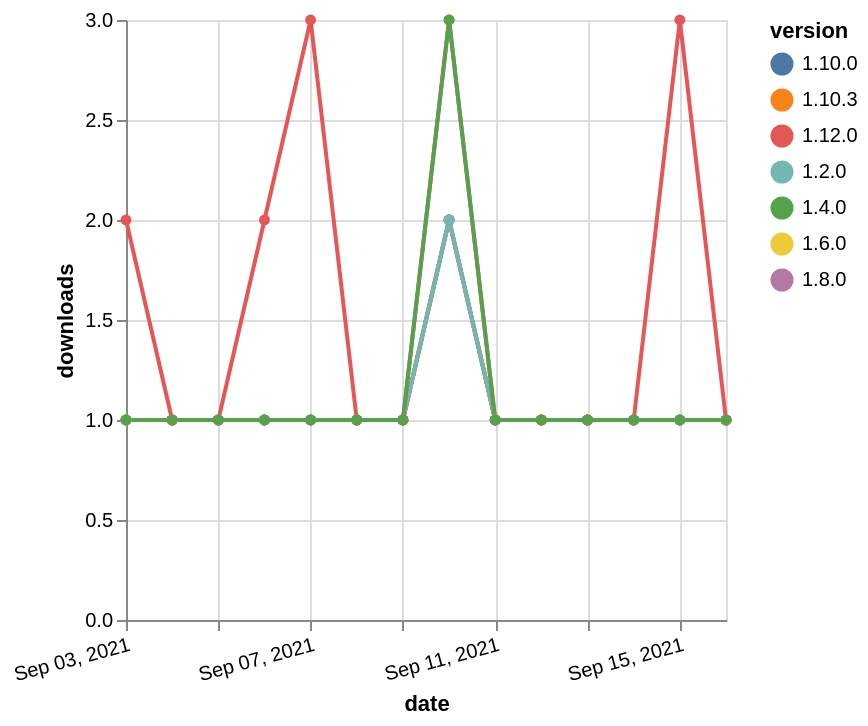

Vega-Lite specification stored for this chart:
### Vega-Lite specification from a JSON file in a GitHub repository (floating-point values rounded to 4 significant figures)
{"$schema": "https://vega.github.io/schema/vega-lite/v5.json", "description": "A simple bar chart with embedded data.", "data": {"values": [{"date": "2021-09-03", "total": 174, "delta": 1, "version": "1.6.0"}, {"date": "2021-09-04", "total": 175, "delta": 1, "version": "1.6.0"}, {"date": "2021-09-05", "total": 176, "delta": 1, "version": "1.6.0"}, {"date": "2021-09-06", "total": 177, "delta": 1, "version": "1.6.0"}, {"date": "2021-09-07", "total": 178, "delta": 1, "version": "1.6.0"}, {"date": "2021-09-08", "total": 179, "delta": 1, "version": "1.6.0"}, {"date": "2021-09-09", "total": 180, "delta": 1, "version": "1.6.0"}, {"date": "2021-09-10", "total": 182, "delta": 2, "version": "1.6.0"}, {"date": "2021-09-11", "total": 183, "delta": 1, "version": "1.6.0"}, {"date": "2021-09-12", "total": 184, "delta": 1, "version": "1.6.0"}, {"date": "2021-09-13", "total": 185, "delta": 1, "version": "1.6.0"}, {"date": "2021-09-14", "total": 186, "delta": 1, "version": "1.6.0"}, {"date": "2021-09-15", "total": 187, "delta": 1, "version": "1.6.0"}, {"date": "2021-09-16", "total": 188, "delta": 1, "version": "1.6.0"}, {"date": "2021-09-03", "total": 152, "delta": 1, "version": "1.8.0"}, {"date": "2021-09-04", "total": 153, "delta": 1, "version": "1.8.0"}, {"date": "2021-09-05", "total": 154, "delta": 1, "version": "1.8.0"}, {"date": "2021-09-06", "total": 155, "delta": 1, "version": "1.8.0"}, {"date": "2021-09-07", "total": 156, "delta": 1, "version": "1.8.0"}, {"date": "2021-09-08", "total": 157, "delta": 1, "version": "1.8.0"}, {"date": "2021-09-09", "total": 158, "delta": 1, "version": "1.8.0"}, {"date": "2021-09-10", "total": 160, "delta": 2, "version": "1.8.0"}, {"date": "2021-09-11", "total": 161, "delta": 1, "version": "1.8.0"}, {"date": "2021-09-12", "total": 162, "delta": 1, "version": "1.8.0"}, {"date": "2021-09-13", "total": 163, "delta": 1, "version": "1.8.0"}, {"date": "2021-09-14", "total": 164, "delta": 1, "version": "1.8.0"}, {"date": "2021-09-15", "total": 165, "delta": 1, "version": "1.8.0"}, {"date": "2021-09-16", "total": 166, "delta": 1, "version": "1.8.0"}, {"date": "2021-09-03", "total": 148, "delta": 1, "version": "1.10.0"}, {"date": "2021-09-04", "total": 149, "delta": 1, "version": "1.10.0"}, {"date": "2021-09-05", "total": 150, "delta": 1, "version": "1.10.0"}, {"date": "2021-09-06", "total": 151, "delta": 1, "version": "1.10.0"}, {"date": "2021-09-07", "total": 152, "delta": 1, "version": "1.10.0"}, {"date": "2021-09-08", "total": 153, "delta": 1, "version": "1.10.0"}, {"date": "2021-09-09", "total": 154, "delta": 1, "version": "1.10.0"}, {"date": "2021-09-10", "total": 156, "delta": 2, "version": "1.10.0"}, {"date": "2021-09-11", "total": 157, "delta": 1, "version": "1.10.0"}, {"date": "2021-09-12", "total": 158, "delta": 1, "version": "1.10.0"}, {"date": "2021-09-13", "total": 159, "delta": 1, "version": "1.10.0"}, {"date": "2021-09-14", "total": 160, "delta": 1, "version": "1.10.0"}, {"date": "2021-09-15", "total": 161, "delta": 1, "version": "1.10.0"}, {"date": "2021-09-16", "total": 162, "delta": 1, "version": "1.10.0"}, {"date": "2021-09-03", "total": 132, "delta": 1, "version": "1.10.3"}, {"date": "2021-09-04", "total": 133, "delta": 1, "version": "1.10.3"}, {"date": "2021-09-05", "total": 134, "delta": 1, "version": "1.10.3"}, {"date": "2021-09-06", "total": 135, "delta": 1, "version": "1.10.3"}, {"date": "2021-09-07", "total": 136, "delta": 1, "version": "1.10.3"}, {"date": "2021-09-08", "total": 137, "delta": 1, "version": "1.10.3"}, {"date": "2021-09-09", "total": 138, "delta": 1, "version": "1.10.3"}, {"date": "2021-09-10", "total": 140, "delta": 2, "version": "1.10.3"}, {"date": "2021-09-11", "total": 141, "delta": 1, "version": "1.10.3"}, {"date": "2021-09-12", "total": 142, "delta": 1, "version": "1.10.3"}, {"date": "2021-09-13", "total": 143, "delta": 1, "version": "1.10.3"}, {"date": "2021-09-14", "total": 144, "delta": 1, "version": "1.10.3"}, {"date": "2021-09-15", "total": 145, "delta": 1, "version": "1.10.3"}, {"date": "2021-09-16", "total": 146, "delta": 1, "version": "1.10.3"}, {"date": "2021-09-03", "total": 229, "delta": 1, "version": "1.2.0"}, {"date": "2021-09-04", "total": 230, "delta": 1, "version": "1.2.0"}, {"date": "2021-09-05", "total": 231, "delta": 1, "version": "1.2.0"}, {"date": "2021-09-06", "total": 232, "delta": 1, "version": "1.2.0"}, {"date": "2021-09-07", "total": 233, "delta": 1, "version": "1.2.0"}, {"date": "2021-09-08", "total": 234, "delta": 1, "version": "1.2.0"}, {"date": "2021-09-09", "total": 235, "delta": 1, "version": "1.2.0"}, {"date": "2021-09-10", "total": 237, "delta": 2, "version": "1.2.0"}, {"date": "2021-09-11", "total": 238, "delta": 1, "version": "1.2.0"}, {"date": "2021-09-12", "total": 239, "delta": 1, "version": "1.2.0"}, {"date": "2021-09-13", "total": 240, "delta": 1, "version": "1.2.0"}, {"date": "2021-09-14", "total": 241, "delta": 1, "version": "1.2.0"}, {"date": "2021-09-15", "total": 242, "delta": 1, "version": "1.2.0"}, {"date": "2021-09-16", "total": 243, "delta": 1, "version": "1.2.0"}, {"date": "2021-09-03", "total": 121, "delta": 2, "version": "1.12.0"}, {"date": "2021-09-04", "total": 122, "delta": 1, "version": "1.12.0"}, {"date": "2021-09-05", "total": 123, "delta": 1, "version": "1.12.0"}, {"date": "2021-09-06", "total": 125, "delta": 2, "version": "1.12.0"}, {"date": "2021-09-07", "total": 128, "delta": 3, "version": "1.12.0"}, {"date": "2021-09-08", "total": 129, "delta": 1, "version": "1.12.0"}, {"date": "2021-09-09", "total": 130, "delta": 1, "version": "1.12.0"}, {"date": "2021-09-10", "total": 133, "delta": 3, "version": "1.12.0"}, {"date": "2021-09-11", "total": 134, "delta": 1, "version": "1.12.0"}, {"date": "2021-09-12", "total": 135, "delta": 1, "version": "1.12.0"}, {"date": "2021-09-13", "total": 136, "delta": 1, "version": "1.12.0"}, {"date": "2021-09-14", "total": 137, "delta": 1, "version": "1.12.0"}, {"date": "2021-09-15", "total": 140, "delta": 3, "version": "1.12.0"}, {"date": "2021-09-16", "total": 141, "delta": 1, "version": "1.12.0"}, {"date": "2021-09-03", "total": 314, "delta": 1, "version": "1.4.0"}, {"date": "2021-09-04", "total": 315, "delta": 1, "version": "1.4.0"}, {"date": "2021-09-05", "total": 316, "delta": 1, "version": "1.4.0"}, {"date": "2021-09-06", "total": 317, "delta": 1, "version": "1.4.0"}, {"date": "2021-09-07", "total": 318, "delta": 1, "version": "1.4.0"}, {"date": "2021-09-08", "total": 319, "delta": 1, "version": "1.4.0"}, {"date": "2021-09-09", "total": 320, "delta": 1, "version": "1.4.0"}, {"date": "2021-09-10", "total": 323, "delta": 3, "version": "1.4.0"}, {"date": "2021-09-11", "total": 324, "delta": 1, "version": "1.4.0"}, {"date": "2021-09-12", "total": 325, "delta": 1, "version": "1.4.0"}, {"date": "2021-09-13", "total": 326, "delta": 1, "version": "1.4.0"}, {"date": "2021-09-14", "total": 327, "delta": 1, "version": "1.4.0"}, {"date": "2021-09-15", "total": 328, "delta": 1, "version": "1.4.0"}, {"date": "2021-09-16", "total": 329, "delta": 1, "version": "1.4.0"}]}, "width": "container", "mark": {"type": "line", "point": {"filled": true}}, "encoding": {"x": {"field": "date", "type": "temporal", "timeUnit": "yearmonthdate", "title": "date", "axis": {"labelAngle": -15}}, "y": {"field": "delta", "type": "quantitative", "title": "downloads"}, "color": {"field": "version", "type": "nominal"}, "tooltip": {"field": "delta"}}}
